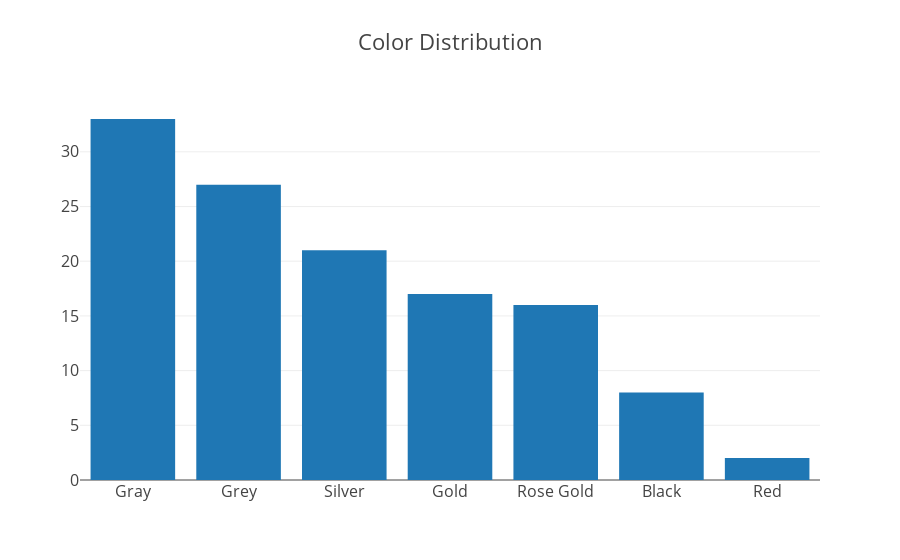

Write notebook code for a chart like this one.
### Code cell
data_color = [go.Bar(
            x=list(colors.index),
            y=list(colors)
    )]

iplot({'data':data_color, 'layout':{'title': 'Color Distribution',
                          'font': dict(size=16)}}, filename='basic-bar')

### Figure 1 — Plotly figure (JSON) as saved in the notebook; plotly's stock layout.template omitted (floating-point values rounded to 4 significant figures)
{"data": [{"type": "bar", "uid": "bef79524-c684-11e8-8383-6a000073fc60", "x": ["Gray", "Grey", "Silver", "Gold", "Rose Gold", "Black", "Red"], "y": [33, 27, 21, 17, 16, 8, 2]}], "layout": {"font": {"size": 16}, "title": "Color Distribution"}}
